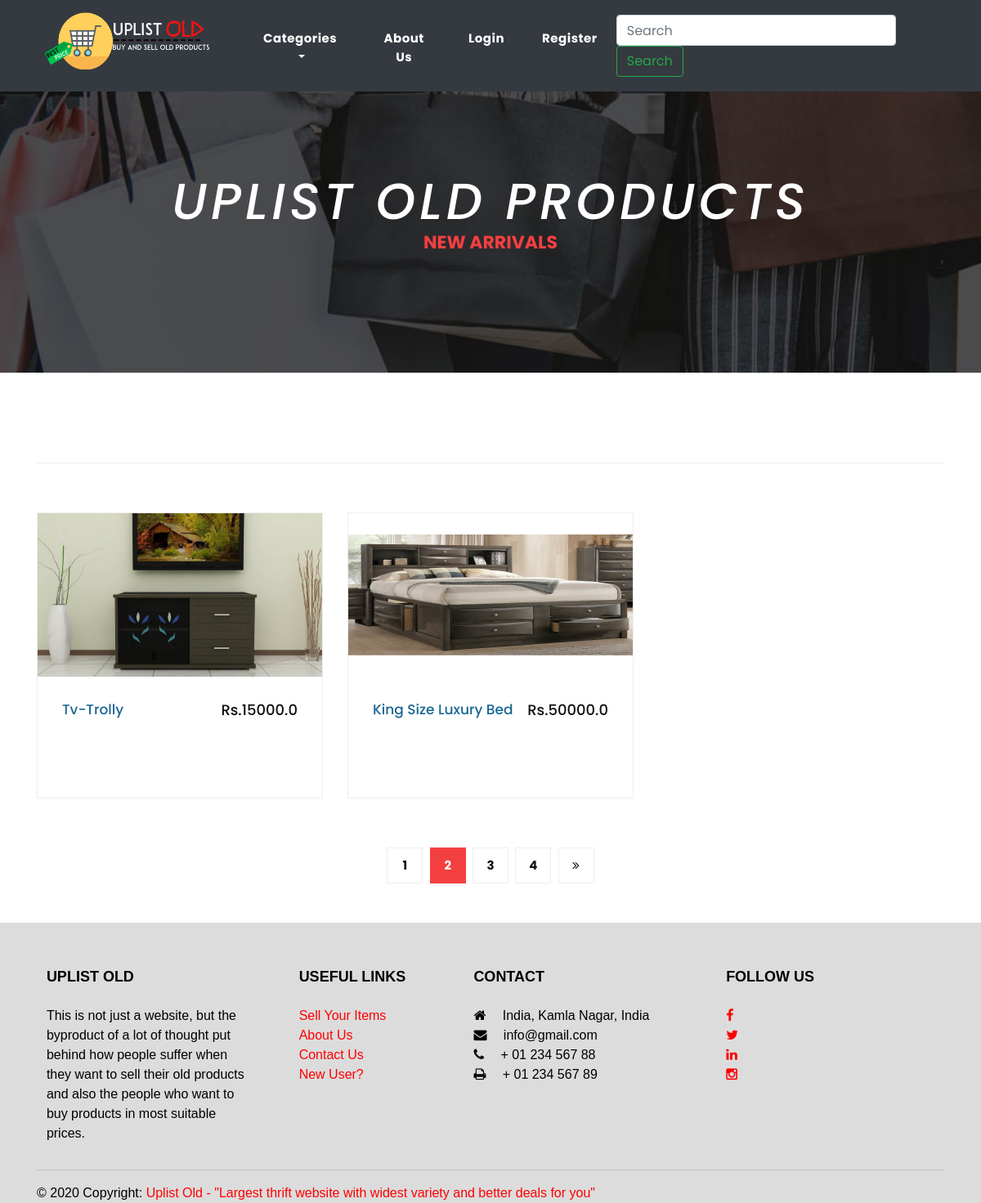
Page /productscat/10/ on the earlier database version.
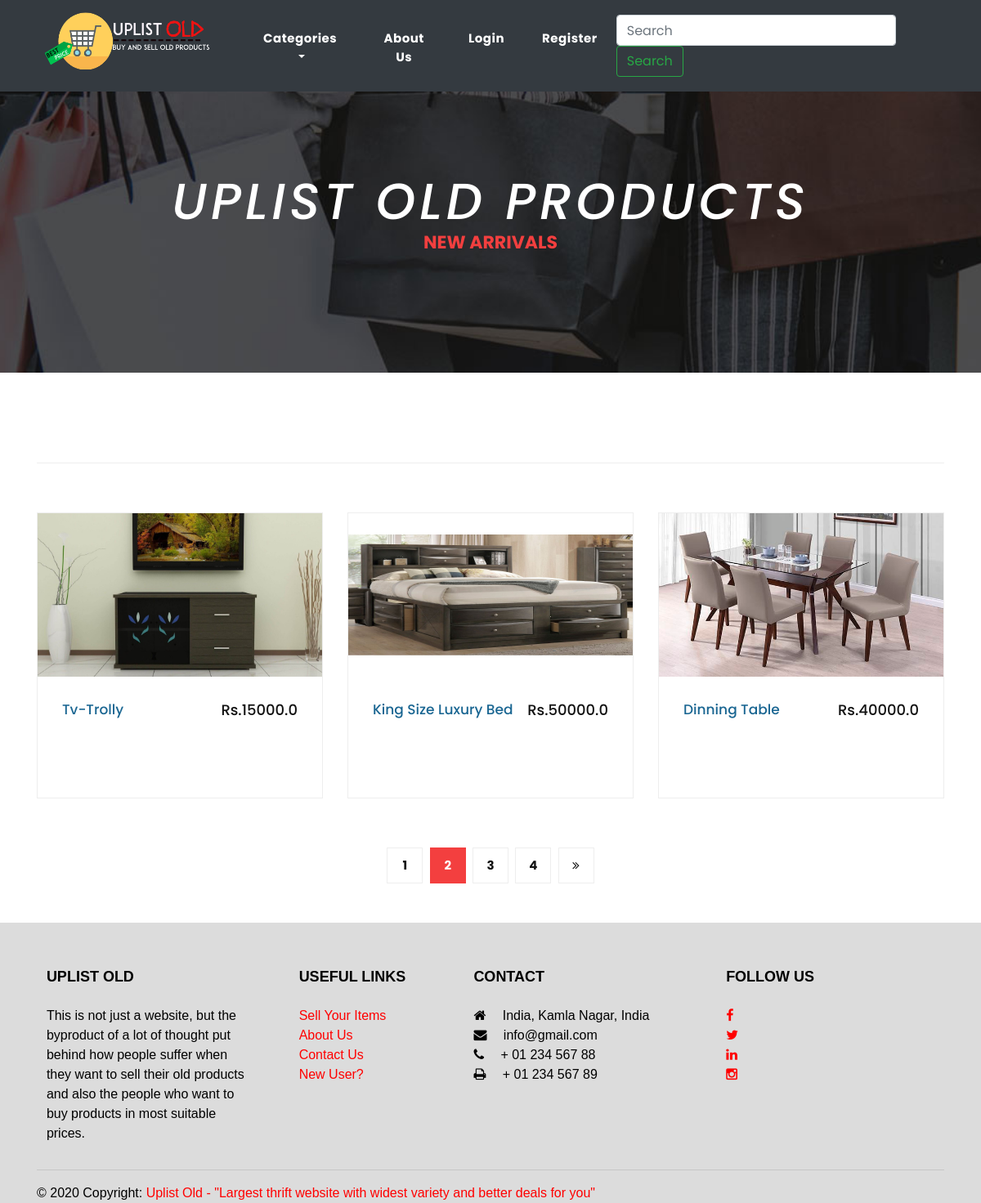
Same page on the later database version.
### first/models.py (models this page shows, shortened)
class ad(models.Model):
    ad_name=models.CharField(max_length=50)
    ad_posted_by=models.ForeignKey(User,on_delete=models.CASCADE)
    ad_price=models.FloatField()
    ad_loc = models.ForeignKey(loc,on_delete=models.CASCADE)
    img1= models.ImageField(upload_to='ad_img/', max_length=255 )
    img2= models.ImageField(upload_to='ad_img/', max_length=255)
    img3= models.ImageField(upload_to='ad_img/', max_length=255)
    img4= models.ImageField(upload_to='ad_img/', max_length=255)
    ad_des =models.CharField(max_length=1000)
    ad_cat=models.ForeignKey(cat,on_delete=models.CASCADE)
    ad_post_date=models.DateTimeField(default=datetime.now)

### first/views.py (the view)
# urls.py: path('productscat/<int:id>/', views.productscat,name='Products-cat'),
def productscat(request, id=None):
    catdata=cat.objects.all()
    addata = ad.objects.filter(ad_cat=id)
    return render(request,'products.html',{'ad':addata,'cat':catdata})

### first/templates/products.html (shortened to what this page needs)
{% load static %}
{% include 'header.html'%}
    <div class="page-heading products-heading header-text">
      <div class="container">
        <div class="row">
          <div class="col-md-12">
            <div class="text-content">
              <h2><em>Uplist Old Products</em></h2>
              <h4>new arrivals</h4>
            </div>
          </div>
        </div>
      </div>
    </div>
    <div class="products">
      <div class="container">
        <div class="row">
          <div class="col-md-12">
            <div class="filters">
            </div>
          </div>
          <div class="col-md-12">
            <div class="filters-content">
                <div class="row grid">
                  {% for i in ad %}
                    <div class="col-lg-4 col-md-4 all des">
                      <div class="product-item">
                        <a href='singlead/{{i.id}}'><img src="{{i.img1.url}}" height="200" width="=100"></a>
                        <div class="down-content">
                          <a href="/singlead/{{i.id}}"><h4>{{i.ad_name}}</h4></a><br><br>
                          <h6>Rs.{{i.ad_price}}</h6>
                        </div>
                      </div>
                    </div>
                  {% endfor %}
                </div>
            </div>
          </div>
          <div class="col-md-12">
            <ul class="pages">
              <li><a href="#">1</a></li>
              <li class="active"><a href="#">2</a></li>
              <li><a href="#">3</a></li>
              <li><a href="#">4</a></li>
              <li><a href="#"><i class="fa fa-angle-double-right"></i></a></li>
            </ul>
          </div>
        </div>
      </div>
    </div>
<br>
<br>
{% include 'footer.html'%}
  </body>
</html>

### first/templates/header.html (shortened to what this page needs)
{% load static %}
<!DOCTYPE html>
<html lang="en">
  <head>
    <link href="{% static 'vendor/bootstrap/css/bootstrap.min.css' %}" rel="stylesheet">
    <link rel="stylesheet" href="{% static 'assets/css/fontawesome.css' %}">
    <link rel="stylesheet" href="{% static 'assets/css/templatemo-sixteen.css' %}">
    <link rel="stylesheet" href="{% static 'assets/css/owl.css' %}">
  </head>
  <body>
    <header class="">
      <nav class="navbar navbar-expand-lg navbar-dark bg-dark">
          <a class="navbar-brand" href="/"><img src="{% static 'assets/images/logo.png' %}" height="80" width="250"/></a>
  <div class="collapse navbar-collapse" id="navbarSupportedContent">
    <ul class="navbar-nav mr-auto">
          {% if user.is_authenticated %}
      <li class="nav-item active">
        <a class="nav-link" href="/adpost"><b>Post Ad</b> <span class="sr-only">(current)</span></a>
      </li>
        <li class="nav-item active">
        <a class="nav-link" href="/changepass"><b>Change Password</b> <span class="sr-only">(current)</span></a>
      </li>
        <li class="nav-item active">
        <a class="nav-link" href="/mypostedad"><b>My Posted Ads</b> <span class="sr-only">(current)</span></a>
      </li>
      <li class="nav-item active">
        <a class="nav-link" href="/userprofile"><b>Profile</b> <span class="sr-only">(current)</span></a>
      </li>
         <li class="nav-item active">
        <a class="nav-link" href="/logout"><b>Log Out</b> <span class="sr-only">(current)</span></a>
      </li>
        {% else %}
        <li class="nav-item dropdown">
        <a class="nav-link dropdown-toggle" href="/categories" id="navbarDropdown"  data-toggle="dropdown" aria-haspopup="true" aria-expanded="false">
          <b>Categories</b>
        </a>
        </li>
        <li class="nav-item">
        <a class="nav-link" href="/about"><b>About Us</b></a>
      </li>
        <li class="nav-item">
        <a class="nav-link" href="/login"><b>Login</b></a>
      </li>
        <li class="nav-item">
        <a class="nav-link" href="/signup"><b>Register</b></a>
      </li>
        {% endif %}
    </ul>
    <form method= "get" action= "search" class="form-inline my-2 my-lg-0">
      <input class="form-control mr-sm-2" type="search" placeholder="Search" aria-label="Search" name="search" id="search">
      <button class="btn btn-outline-success my-2 my-sm-0" type="submit">Search</button>
    </form>
  </div>
</nav>
    </header>

### first/templates/footer.html (shortened to what this page needs)
 {% load static %}
<footer class="page-footer font-small mdb-color pt-4" style="background-color:	#DCDCDC";>
  <div class="container text-center text-md-left">
    <div class="row text-center text-md-left mt-3 pb-3">
      <div class="col-md-3 col-lg-9 col-xl-3 mx-auto mt-3">
        <h6 class="text-uppercase mb-4 font-weight-bold">Uplist Old</h6>
        <p>This is not just a website, but the byproduct of a lot of thought put behind how people suffer when they want to sell their old products and also the people who want to buy products in most suitable prices.</p>
      </div>
      <div class="col-md-3 col-lg-2 col-xl-2 mx-auto mt-3">
        <h6 class="text-uppercase mb-4 font-weight-bold">Useful links</h6>
        <p>
          <a href="/adpost">Sell Your Items</a>
        </p>
        <p>
          <a href="/about">About Us</a>
        </p>
        <p>
          <a href="/contact">Contact Us</a>
        </p>
        <p>
          <a href="/signup">New User?</a>
        </p>
      </div>
      <div class="col-md-4 col-lg-3 col-xl-3 mx-auto mt-3">
        <h6 class="text-uppercase mb-4 font-weight-bold">Contact</h6>
        <p>
          <i class="fa fa-home mr-3"></i> India, Kamla Nagar, India</p>
        <p>
          <i class="fa fa-envelope mr-3"></i> info@gmail.com</p>
        <p>
          <i class="fa fa-phone mr-3"></i> + 01 234 567 88</p>
        <p>
          <i class="fa fa-print mr-3"></i> + 01 234 567 89</p>
      </div>
      <div class="col-md-4 col-lg-3 col-xl-3 mx-auto mt-3">
        <h5 class="font-weight-bold text-uppercase mb-4">Follow Us</h5>
        <a type="button" class="btn-floating btn-fb">
          <a href="#"><i class="fa fa-facebook"></i></a>
        </a>
        <br>
        <a type="button" class="btn-floating btn-tw">
          <a href="#"><i class="fa fa-twitter"></i></a>
        </a>
        <br>
        <a type="button" class="btn-floating btn-tw">
          <a href="#"><i class="fa fa-linkedin"></i></a>
        </a>
        <br>
        <a type="button" class="btn-floating btn-tw">
          <a href="#"><i class="fa fa-instagram"></i></a>
        </a>
      </div>
    </div>
<hr>
    <div class="row d-flex align-items-center">
      <div class="col-md-7 col-lg-8">
        <p class="text-center text-md-left">© 2020 Copyright:
          <a href="/">
            <strong>Uplist Old - "Largest thrift website with widest variety and better deals for you"</strong>
          </a>
        </p>
      </div>
      </div>
    </div>
</footer>
  </body>
</html>

### first/static/assets/css/templatemo-sixteen.css (style rules this page uses)
body { font-family: 'Poppins', sans-serif; overflow-x: hidden; text-rendering: optimizeLegibility; -webkit-font-smoothing: antialiased; -moz-osx-font-smoothing: grayscale; }
p { margin-bottom: 0px; font-size: 14px; font-weight: 300; color: #4a4a4a; line-height: 24px; }
a { text-decoration: none!important; }
ul { padding: 0; margin: 0; list-style: none; }
h1,h2,h3,h4,h5,h6 { margin: 0px; }
.products-heading { background-image: url(../images/products-heading.jpg); }
.page-heading { padding: 210px 0px 130px 0px; text-align: center; background-position: center center; background-repeat: no-repeat; background-size: cover; }
.page-heading .text-content h4 { color: #f33f3f; font-size: 22px; text-transform: uppercase; font-weight: 700; margin-bottom: 15px; }
.page-heading .text-content h2 { color: #fff; font-size: 62px; text-transform: uppercase; letter-spacing: 5px; }
header { position: absolute; z-index: 99999; width: 100%; height: 80px; background-color: #232323; -webkit-transition: all 0.3s ease-in-out 0s; -moz-transition: all 0.3s ease-in-out 0s; -o-transition: all 0.3s ease-in-out 0s; transition: all 0.3s ease-in-out 0s; }
header .navbar { padding: 17px 0px; }
.navbar .navbar-brand { float: left; margin-top: -12px; outline: none; }
.navbar-collapse { text-align: center; }
.navbar .navbar-nav .nav-item { margin: 0px 15px; }
.navbar .navbar-nav a.nav-link { text-transform: capitalize; font-size: 15px; font-weight: 500; letter-spacing: 0.5px; color: #fff; transition: all 0.5s; margin-top: 5px; }
.product-item { border: 1px solid #eee; margin-bottom: 30px; }
.product-item .down-content { padding: 30px; position: relative; }
.product-item img { width: 100%; overflow: hidden; }
.product-item .down-content h4 { font-size: 17px; color: #1a6692; margin-bottom: 20px; }
.product-item .down-content h6 { position: absolute; top: 30px; right: 30px; font-size: 18px; color: #121212; }
footer { text-align: center; }
.products { margin-top: 100px; }
.products .filters { text-align: center; border-bottom: 1px solid #eee; padding-bottom: 10px; margin-bottom: 60px; }
.products ul.pages { margin-top: 30px; text-align: center; }
.products ul.pages li { display: inline-block; margin: 0px 2px; }
.products ul.pages li a { width: 44px; height: 44px; display: inline-block; line-height: 42px; border: 1px solid #eee; font-size: 15px; font-weight: 700; color: #121212; transition: all .3s; }
.products ul.pages li a:hover, .products ul.pages li.active a { background-color: #f33f3f; border-color: #f33f3f; color: #fff; }

### first/templates/header.html (style rules this page uses)
header .navbar { padding: 17px 30px; }

### first/templates/footer.html (style rules this page uses)
.text-uppercase { font-size: 18px; color: black; font-family: Arial, Helvetica, sans-serif; }
p { font-size: 16px; color: black; font-family: Arial, Helvetica, sans-serif; }
a { color: red; }

Differences in the rows shown:
now on this page (row edited): ad: img1 (picture), ad_name "Dinning Table", ad_price "40000.0"
